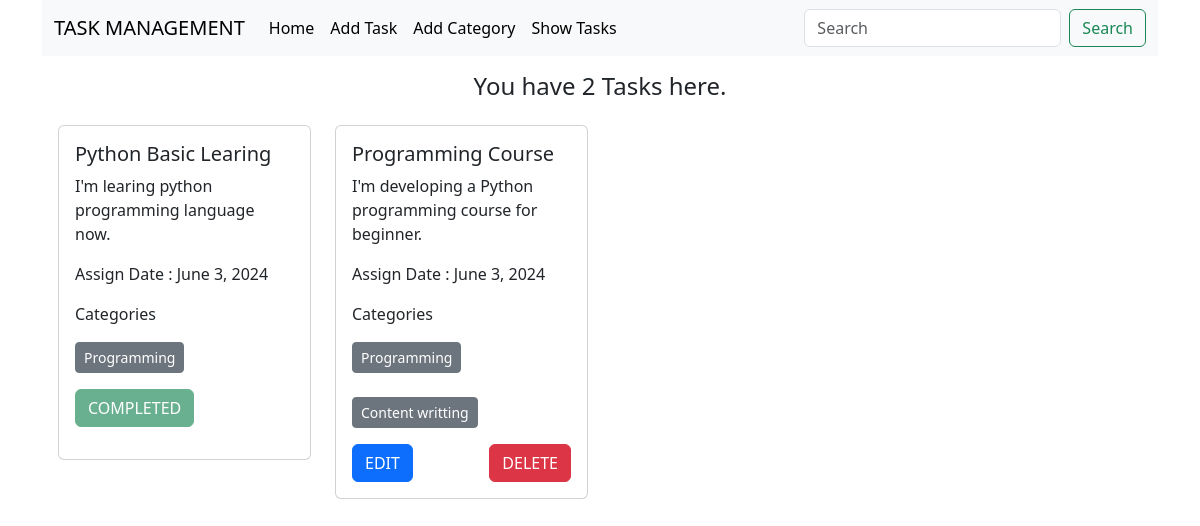
The page / on the database its author committed.
### task_model/models.py (models this page shows, shortened)
class TaskModel(models.Model):
    task_title = models.CharField(max_length=200)
    task_description = models.TextField(max_length=400)
    task_category = models.ManyToManyField(TaskCategoryModel)
    is_completed = models.BooleanField(default=False)
    assign_date = models.DateField(auto_now=True)

### task_category/models.py (models this page shows, shortened)
class TaskCategoryModel(models.Model):
    category_name = models.CharField(max_length=100)

### task_listing_project/views.py (the view)
# urls.py: 2. Add a URL to urlpatterns:  path('', views.home, name='home')
def home(request):
    tasks = TaskModel.objects.all()
    isTasks = 0
    if len(tasks) != 0:
        isTasks = len(tasks)
    return render(request, 'home.html', {'tasks':tasks, 'isTasks':isTasks })

### templates/home.html (shortened to what this page needs)
{% extends 'base.html' %}
{% block content %}
    <div class="d-flex justify-content-center my-3 ">
        {% if isTasks %}
            <h4>You have {{ isTasks }} Tasks here.</h4>
        {% else %}
            <h4>No Task here.</h4>
        {% endif %}
    </div>
    <div class="row row-cols-1 row-cols-sm-2 row-cols-md-3 row-cols-lg-4 g-4">
        {% for task in tasks %}
            <div class="col">
                <div class="card card-body">
                    <h5 class="card-title">{{ task.task_title }}</h5>
                    <p class="card-text">{{ task.task_description }}</p>
                    <p class="float-end">Assign Date : {{ task.assign_date }}</p>
                    <div>
                        <p>Categories</p>
                        <div class="d-flex flex-wrap gap-2">
                            {% for cat in task.task_category.all %}
                                <p class="btn btn-secondary disable btn-sm ">{{ cat.category_name }}</p>
                            {% endfor %}
                        </div>
                    </div>
                    <div>
                        {% if task.is_completed %}
                            <p class="btn disabled btn-success">COMPLETED</p>
                        {% else %}
                          <div class="d-flex justify-content-between">
                            <a href="{% url 'updatetask' task.id %}" class="btn btn-primary">EDIT</a>
                            <a href="{% url 'deletetask' task.id %}" class="btn btn-danger">DELETE</a>
                          </div>
                        {% endif %}
                    </div>
                </div>
            </div>
        {% endfor %}
    </div>
{% endblock %}

### templates/base.html (shortened to what this page needs)
<!DOCTYPE html>
<html lang="en">
<head>
    <link href="https://cdn.jsdelivr.net/npm/bootstrap@5.3.3/dist/css/bootstrap.min.css" rel="stylesheet">
</head>
<body class="container">
    {% include 'navBar.html' %}
    <div class="px-3">
        {% block content %}
        {% endblock  %}
    </div>
</body>
</html>

### templates/navBar.html (shortened to what this page needs)
<nav class="navbar navbar-expand-lg bg-body-tertiary">
    <div class="container-fluid">
      <a class="navbar-brand" href="{% url 'homepage' %}">TASK MANAGEMENT</a>
      <div class="collapse navbar-collapse" id="navbarSupportedContent">
        <ul class="navbar-nav me-auto mb-2 mb-lg-0">
          <li class="nav-item">
            <a class="nav-link active" aria-current="page" href="{% url 'homepage' %}">Home</a>
          </li>
          <li class="nav-item">
            <a class="nav-link active" aria-current="page" href="{% url 'addtask' %}">Add Task</a>
          </li>
          <li class="nav-item">
            <a class="nav-link active" aria-current="page" href="{% url 'addcategory' %}">Add Category</a>
          </li>
          <li class="nav-item">
            <a class="nav-link active" aria-current="page" href="{% url 'homepage' %}">Show Tasks</a>
          </li>
        </ul>
        <form class="d-flex" role="search">
          <input class="form-control me-2" type="search" placeholder="Search" aria-label="Search">
          <button class="btn btn-outline-success" type="submit">Search</button>
        </form>
      </div>
    </div>
</nav>

### rows shown on the page
TaskModel: task_title "Python Basic Learing", task_description "I'm learing python programming language now.", assign_date "June 3, 2024", is_completed "COMPLETED"
TaskCategoryModel: category_name "Programming"
TaskModel: task_title "Programming Course", task_description "I'm developing a Python programming course for beginner.", assign_date "June 3, 2024", is_completed "EDIT"
TaskCategoryModel: category_name "Content writting"

### other values the page prints
{{ isTasks }} "2"
